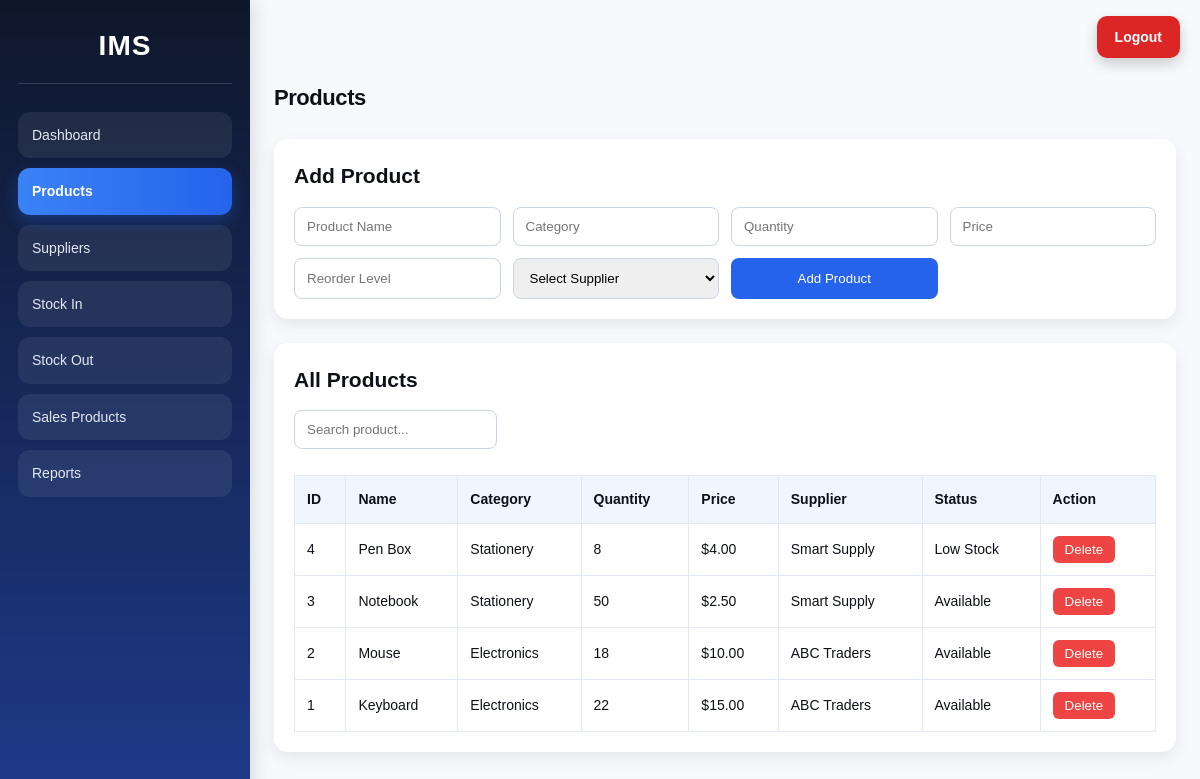
The page /products.php (signed in) on the database its author committed.
### tables this page shows
CREATE TABLE products (
    id INTEGER PRIMARY KEY AUTOINCREMENT,
    name TEXT NOT NULL,
    category TEXT NOT NULL,
    quantity INTEGER NOT NULL DEFAULT 0,
    price REAL NOT NULL DEFAULT 0,
    reorder_level INTEGER NOT NULL DEFAULT 5,
    supplier_id INTEGER NULL,
    FOREIGN KEY (supplier_id) REFERENCES suppliers(id) ON DELETE SET NULL
);

CREATE TABLE suppliers (
    id INTEGER PRIMARY KEY AUTOINCREMENT,
    name TEXT NOT NULL,
    phone TEXT NOT NULL,
    email TEXT,
    address TEXT
);

### products.php (the view, shortened to what this page needs)
<?php
require_once 'includes/auth_check.php';
$products = $pdo->query("SELECT p.*, s.name AS supplier_name FROM products p LEFT JOIN suppliers s ON p.supplier_id = s.id ORDER BY p.id DESC")->fetchAll();
require_once 'includes/header.php';
?>
<h1>Products</h1>
<section class="panel">
    <h2>Add Product</h2>
    <form method="POST" class="grid-form">
        <input type="text" name="name" placeholder="Product Name" required>
        <input type="text" name="category" placeholder="Category" required>
        <input type="number" name="quantity" placeholder="Quantity" min="0" required>
        <input type="number" step="0.01" name="price" placeholder="Price" min="0" required>
        <input type="number" name="reorder_level" placeholder="Reorder Level" min="0" required>
        <select name="supplier_id">
            <option value="">Select Supplier</option>
        </select>
        <button type="submit">Add Product</button>
    </form>
</section>
<section class="panel">
    <h2>All Products</h2>
    <input type="text" id="tableSearch" placeholder="Search product...">
    <table id="dataTable">
        <tr>
            <th>ID</th>
            <th>Name</th>
            <th>Category</th>
            <th>Quantity</th>
            <th>Price</th>
            <th>Supplier</th>
            <th>Status</th>
            <th>Action</th>
        </tr>
        <?php foreach ($products as $product): ?>
        <tr>
            <td><?= $product['id'] ?></td>
            <td><?= htmlspecialchars($product['name']) ?></td>
            <td><?= htmlspecialchars($product['category']) ?></td>
            <td><?= $product['quantity'] ?></td>
            <td>$<?= number_format($product['price'], 2) ?></td>
            <td><?= htmlspecialchars($product['supplier_name'] ?? 'N/A') ?></td>
            <td><?= ($product['quantity'] <= $product['reorder_level']) ? 'Low Stock' : 'Available' ?></td>
            <td>
                <form method="POST" id="deleteForm<?= $product['id'] ?>">
                    <button type="button" class="delete-btn" onclick="openDeleteModal(<?= $product['id'] ?>)">Delete</button>
                </form>
        <?php endforeach; ?>
    </table>
</section>
<?php require_once 'includes/footer.php'; ?>

### assets/style.css (style rules this page uses)
:root { --bg: #f8f9fc; --surface: #ffffff; --surface-2: #f1f4f9; --text-primary: #0d1117; --sidebar-bg: #0d1117; --sidebar-text: #c9d0de; --sidebar-hover: #1a1f2e; --shadow-sm: 0 1px 3px rgba(13,17,23,0.06), 0 1px 2px rgba(13,17,23,0.04); --shadow-md: 0 4px 12px rgba(13,17,23,0.08), 0 2px 4px rgba(13,17,23,0.04); --shadow-lg: 0 8px 24px rgba(13,17,23,0.10),0 3px 8px rgba(13,17,23,0.05); --radius-sm: 6px; --radius-md: 10px; --radius-lg: 14px; --radius-xl: 18px; -transition: 0.18s cubic-bezier(0.4, 0,0.2,1); }
* { margin: 0; padding: 0; box-sizing: border-box; font-family: Arial, sans-serif; }
body { font-family: 'DM Sans',sans-serif; background: var(--bg); color: var(--text-primary); font-size: 14px; line-height: 1.6; -webkit-font-smoothing: antialiased; }
h1 { font-size: 22px; font-weight: 600; letter-spacing: -0.02em; color: var(--text-primary); margin-bottom: 24px; }
.panel { background: white; padding: 20px; border-radius: 14px; box-shadow: 0 6px 16px rgba(0,0,0,0.08); margin-bottom: 24px; }
.panel h2 { margin-bottom: 14px; }
.grid-form { display: grid; grid-template-columns: repeat(auto-fit, minmax(180px, 1fr)); gap: 12px; margin-top: 10px; }
.delete-btn { background: #ef4444; color: white; border: none; padding: 6px 12px; border-radius: 6px; cursor: pointer; }
input, select, button { padding: 11px 12px; border-radius: 8px; border: 1px solid #cbd5e1; }
button { background: #2563eb; color: white; border: none; cursor: pointer; }
table { width: 100%; border-collapse: collapse; margin-top: 14px; }
table th, table td { border: 1px solid #e2e8f0; padding: 12px; text-align: left; }
table th { background: #eff6ff; }
#tableSearch { max-width: 280px; margin-bottom: 12px; }

### rows shown on the page
products: id "4", name "Pen Box", category "Stationery", quantity "8", price "4.00", supplier.name "Smart Supply", reorder_level "Low Stock"
products: id "3", name "Notebook", category "Stationery", quantity "50", price "2.50", supplier.name "Smart Supply", reorder_level "Available"
products: id "2", name "Mouse", category "Electronics", quantity "18", price "10.00", supplier.name "ABC Traders", reorder_level "Available"
products: id "1", name "Keyboard", category "Electronics", quantity "22", price "15.00", supplier.name "ABC Traders", reorder_level "Available"
